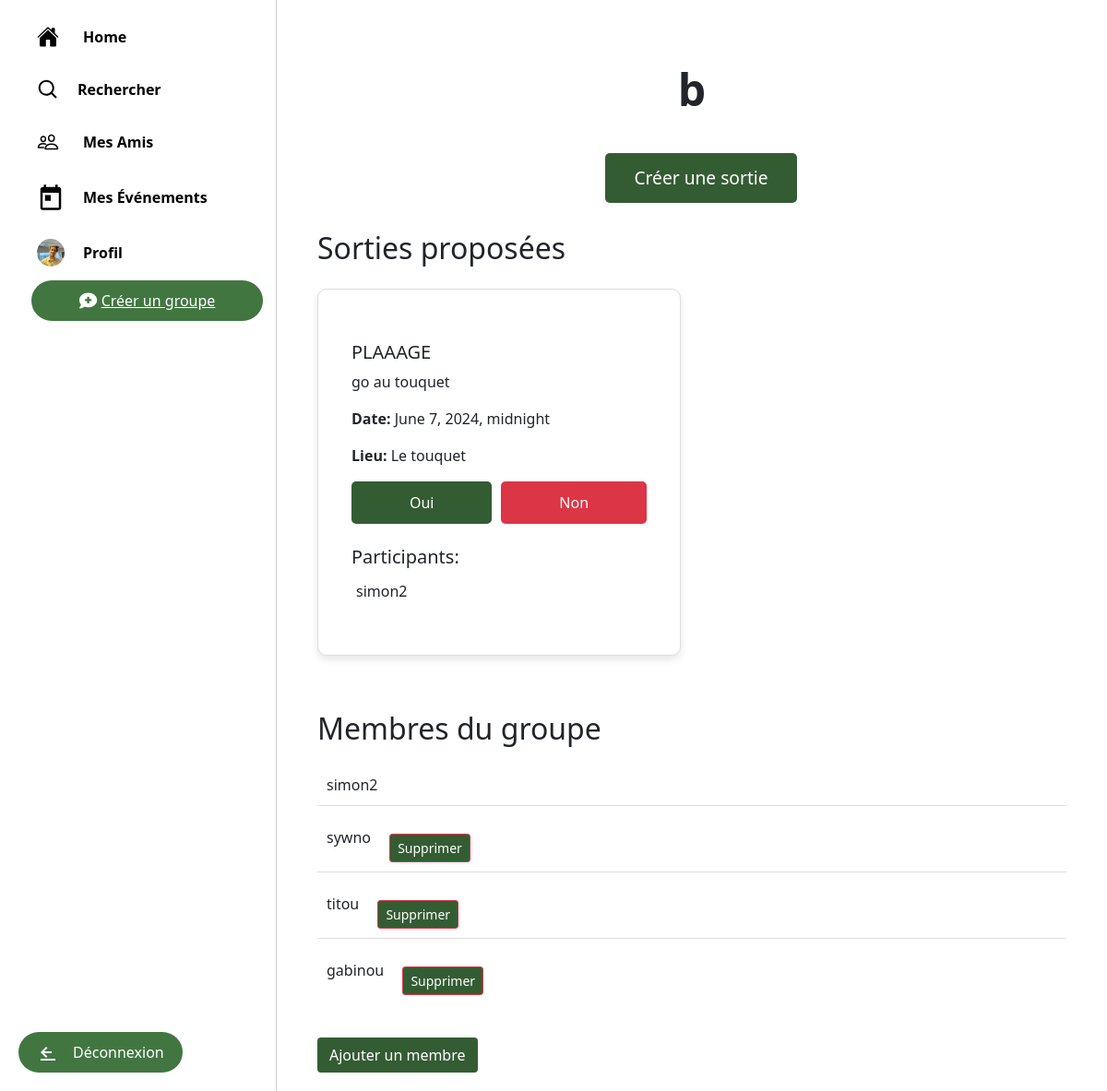
Screenshot of /sorties/groupe/10/ (signed in) with the database file from the repository.
### sorties/models.py (models this page shows, shortened)
class Profile(models.Model):
    user = models.OneToOneField(User, on_delete=models.CASCADE, unique=True)
    friends = models.ManyToManyField('self', blank=True)
    photo = models.ImageField(upload_to='profile_pics/', blank=True, null=True)
    other_profile_field = models.CharField(max_length=100, blank=True, null=True)  # Exemple de champ supplémentaire

class GroupeAmis(models.Model):
    nom = models.CharField(max_length=100)
    createur = models.ForeignKey(User, related_name='groupes_crees', on_delete=models.CASCADE)
    membres = models.ManyToManyField(User, related_name='groupes')
    administrateur = models.ForeignKey(User, related_name='groupes_administres', on_delete=models.CASCADE)

class SortieProposee(models.Model):
    groupe = models.ForeignKey(GroupeAmis, on_delete=models.CASCADE)
    nom = models.CharField(max_length=100)
    description = models.TextField()
    date = models.DateTimeField()
    lieu = models.CharField(max_length=100)
    createur = models.ForeignKey(User, on_delete=models.CASCADE)
    participants = models.ManyToManyField(User, related_name='sorties_participants', through='Participation')

### sorties/views.py (the view, shortened to what this page needs)
# urls.py: path('groupe/<int:group_id>/', views.groupe_detail, name='groupe_detail'),
@login_required
def groupe_detail(request, group_id):
    groupe = get_object_or_404(GroupeAmis, id=group_id)
    sorties = SortieProposee.objects.filter(groupe=groupe)
    participation_forms = {sortie.id: ParticipationForm() for sortie in sorties}
    return render(request, 'sorties/groupe_detail.html', {
        'groupe': groupe,
        'sorties': sorties,
        'participation_forms': participation_forms
    })

### sorties/templates/sorties/groupe_detail.html (shortened to what this page needs)
{% extends "sorties/base.html" %}
{% load custom_filters %}
{% block content %}
<link href="https://stackpath.bootstrapcdn.com/bootstrap/5.1.3/css/bootstrap.min.css" rel="stylesheet">
<div class="container mt-5">
    <div class="group-header">
        <h1>{{ groupe.nom }}</h1>
    </div>
    <div class="button-container">
        <a href="{% url 'proposer_sortie' group_id=groupe.id %}" class="btn">Créer une sortie</a>
    </div>
    <h2 class="mb-4">Sorties proposées</h2>
    <div class="row">
        {% for sortie in sorties %}
            <div class="col-md-6">
                <div class="card sortie-item">
                    <div class="card-body">
                        <h5 class="card-title">{{ sortie.nom }}</h5>
                        <p class="card-text">{{ sortie.description }}</p>
                        <p><strong>Date:</strong> {{ sortie.date }}</p>
                        <p><strong>Lieu:</strong> {{ sortie.lieu }}</p>
                        <form method="post">
                            <div class="action-buttons mt-3">
                                <button type="submit" name="vient" value="True" class="btn btn-oui">Oui</button>
                                <button type="submit" name="vient" value="False" class="btn btn-non">Non</button>
                            </div>
                        </form>
                        <h5 class="mt-4">Participants:</h5>
                        <ul class="participant-list">
                            {% for participant in sortie.participants.all %}
                                <li>{{ participant.username }}</li>
                            {% endfor %}
                        </ul>
                    </div>
                </div>
            </div>
        {% endfor %}
    </div>
    <div class="members-box">
        <h3>Membres du groupe</h3>
        <ul>
            {% for membre in groupe.membres.all %}
                <li>{{ membre.username }}
                    {% if request.user == groupe.administrateur and membre != groupe.administrateur %}
                        <a href="{% url 'supprimer_membre' groupe.id membre.id %}" class="btn btn-danger btn-sm ml-3">Supprimer</a>
                    {% endif %}
                </li>
            {% endfor %}
        </ul>
        {% if request.user == groupe.administrateur %}
            <a href="{% url 'ajouter_membre' groupe.id %}" class="btn">Ajouter un membre</a>
        {% endif %}
    </div>
</div>
{% endblock %}

### sorties/templates/sorties/base.html (shortened to what this page needs)
<!DOCTYPE html>
<html>
<head>
    <link href="https://maxcdn.bootstrapcdn.com/bootstrap/4.0.0/css/bootstrap.min.css" rel="stylesheet">
</head>
<body>
    <div class="sidebar">
        <a href="{% url 'liste_groupes' %}" class="button_sidebar">
            <span class="text">Home</span>
        </a>
        <a href="{% url 'search_users' %}" class="button_sidebar">
            <span class="text">Rechercher</span>
        </a>
        <a href="{% url 'view_friends' %}" class="button_sidebar">
            <span class="text">Mes Amis</span>
        </a>
        <a href="{% url 'mes_evenements' %}" class="button_sidebar">
            <svg class="icon" viewBox="0 0 24 24" fill="currentColor" width="30" height="30">
                <path d="M19 3h-1V1h-2v2H8V1H6v2H5c-1.1 0-1.99.9-1.99 2L3 21c0 1.1.9 2 2 2h14c1.1 0 2-.9 2-2V5c0-1.1-.9-2-2-2zm0 18H5V8h14v13zM7 10h5v5H7z"></path>
            </svg>
            <span class="text">Mes Événements</span>
        </a>
        {% if user.is_authenticated %}
            <a href="{% url 'view_profile' request.user.username %}" class="button_sidebar">
                {% if user.profile.photo %}
                    <img src="{{ user.profile.photo.url }}" alt="Profile Photo" class="profile-photo">
                {% else %}
                    <svg class="icon" viewBox="0 0 24 24" fill="currentColor" width="24" height="24">
                        <path d="M20.7 7.3l-4-4a1 1 0 00-1.4 0l-9 9a1 1 0 00-.3.7v3a1 1 0 001 1h3a1 1 0 00.7-.3l9-9a1 1 0 000-1.4zM4 20h16a1 1 0 000-2H4a1 1 0 000 2zm7-7.6l5.6-5.6L16 4.4l-5.6 5.6L11 13v-1.6z"></path>
                    </svg>
                {% endif %}
                <span class="text">Profil</span>
            </a>
            <div class="button-container">
                <a href="{% url 'creer_groupe' %}" class="button">
                    <span>Créer un groupe</span>
                </a>
            </div>
            <a href="{% url 'logout' %}" class="button_deco">
                <svg class="icon" viewBox="0 0 24 24" fill="currentColor" width="24" height="24">
                    <path d="M16 13v-2H7.83l3.58-3.59L10 6l-6 6 6 6 1.41-1.41L7.83 13H16zm4 8H4v-2h16v2z"></path>
                </svg>
                <span class="text">Déconnexion</span>
            </a>
        {% endif %}
    </div>
    <div class="content">
        <div class="container">
            {% block content %}
            {% endblock %}
        </div>
    </div>
</body>
</html>

### sorties/templates/sorties/base.html (style rules this page uses)
body { margin: 0; font-family: 'Arial', sans-serif; display: flex; background-color: #f5f8fa; }
.sidebar { width: 25%; background-color: #fff; display: flex; flex-direction: column; align-items: flex-start; position: fixed; overflow-y: auto; transition: width 0.3s; border-right: 1px solid #ccc; padding-top: 10px; height: 100%; padding-bottom: 20px; }
.button_sidebar { display: flex; align-items: center; padding: 10px 20px; margin: 5px 20px; text-decoration: none; color: #000; border-radius: 30px; transition: box-shadow 0.3s, background-color 0.3s; width: auto; font-weight: bold; }
.button_sidebar .icon { margin-right: 15px; }
.button_sidebar .text { display: inline; margin-left: 5px; }
.profile-photo { border-radius: 50%; width: 30px; height: 30px; object-fit: cover; margin-right: 15px; }
.content { margin-left: 25%; padding: 20px; width: 75%; transition: margin-left 0.3s, width 0.3s; }
.button-container { display: flex; justify-content: center; width: 100%; padding-left: 20px; }
.button { background-color: #427641; color: white; border: none; border-radius: 30px; padding: 10px 20px; font-size: 16px; cursor: pointer; display: flex; align-items: center; justify-content: center; transition: border-radius 0.3s, box-shadow 0.3s; width: 90%; }
.button_deco { background-color: #427641; color: #fff; border: none; border-radius: 30px; padding: 10px 20px; font-size: 16px; cursor: pointer; display: inline-flex; align-items: center; justify-content: center; transition: border-radius 0.3s, box-shadow 0.3s; text-decoration: none; white-space: nowrap; position: absolute; bottom: 20px; left: 20px; }
.button_deco .icon { margin-right: 15px; }

### sorties/templates/sorties/groupe_detail.html (style rules this page uses)
.group-header { margin-bottom: 40px; text-align: center; }
.group-header h1 { font-size: 3em; font-weight: bold; margin-bottom: 10px; }
.button-container { display: flex; justify-content: center; margin-bottom: 30px; }
.button-container .btn { background-color: #345c33; color: white; padding: 12px 30px; border-radius: 5px; font-size: 1.2em; transition: background-color 0.3s, box-shadow 0.3s; }
.sortie-item { margin-bottom: 30px; padding: 20px; background-color: #ffffff; border: 1px solid #ddd; border-radius: 10px; box-shadow: 0 4px 8px rgba(0, 0, 0, 0.1); }
.sortie-item h5 { margin-top: 20px; }
.participant-list { list-style: none; padding: 0; }
.participant-list li { padding: 5px; border-bottom: 1px solid #eee; }
.participant-list li:last-child { border-bottom: none; }
.action-buttons { display: flex; gap: 10px; }
.action-buttons .btn { flex-grow: 1; padding: 10px; border-radius: 5px; font-size: 1em; transition: background-color 0.3s, box-shadow 0.3s; }
.action-buttons .btn-oui { background-color: #345c33; color: white; }
.action-buttons .btn-non { background-color: #dc3545; color: white; }
.card { margin-bottom: 20px; }
.members-box { margin-top: 40px; }
.members-box h3 { font-size: 2em; margin-bottom: 20px; }
.members-box ul { list-style: none; padding: 0; }
.members-box ul li { padding: 10px; border-bottom: 1px solid #ddd; }
.members-box ul li:last-child { border-bottom: none; }
.members-box .btn { margin-top: 20px; background-color: #345c33; color: white; }

### rows the page displays
GroupeAmis: nom "b"
SortieProposee: nom "PLAAAGE", description "go au touquet", date "June 7, 2024, midnight", lieu "Le touquet"

### other values shown
{{ participant.username }} "simon2"
{{ membre.username }} "simon2"
{{ membre.username }} "sywno"
{{ membre.username }} "titou"
{{ membre.username }} "gabinou"
